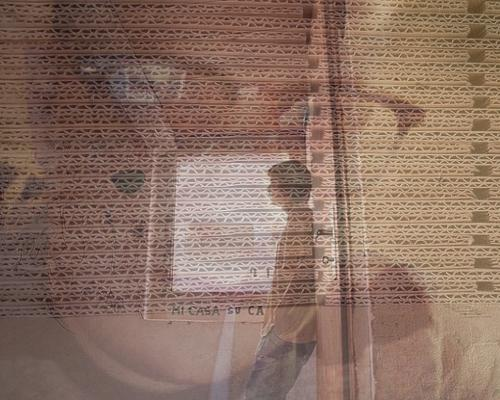
#> input picture base_imagens_ica/2_run/1_saida.jpg, 500 x 400 px, found by its file name
$ jupyter execute 'Exercicio Imagens - 2.ipynb'   (shell and % lines are left out)   (older library calls are emulated)
#> lines starting #> are read from the running program, lines starting #| are printed output that depends on the picture
### ICAfunctions.py
import numpy as np
import matplotlib.pyplot as plt
from numpy.linalg import inv
from scipy.cluster.vq import whiten
import pandas as pd
from pandas.plotting import scatter_matrix
from scipy.stats import entropy, chi2_contingency, shapiro
from sklearn.decomposition import PCA
import time

def g(y):
    #return np.multiply(np.power(y,2),np.sign(y))
    return np.tanh(0.5*y)

def f(y):
    return np.multiply(np.power(y,2),np.sign(y))
    #return np.power(y,3)

def NPCA_RLS(mixtures, beta = 0.996, decay = False, decayRate = 0.01, runs = 1):
    start_time = time.time()

    P = np.identity(mixtures.shape[0])
    W = np.identity(mixtures.shape[0])
    #dW = W
    y = np.zeros(mixtures.shape)

    #whitenedMixtures = mixtures
    #whitenedMixtures = whiten(mixtures.T).T
    pca = PCA(whiten=True)
    whitenedMixtures = pca.fit_transform(mixtures.T).T

    for j in np.arange(runs):
        for i in np.arange(whitenedMixtures.shape[1]):
            if decay:
                beta = 2 - 1/(1-np.exp(-i-4))
            else:
                beta = beta
            y[:,i] = np.dot(W, whitenedMixtures[:,i])
            z = g(y[:,i])
            h = np.dot(P,z)
            m = h/(beta + np.dot(z.T, h))

            Triangle = P - np.outer(m, h.T)
            #lowerIndices = np.tril_indices(whitenedMixtures.shape[0])
            #Triangle[lowerIndices] = Triangle.T[lowerIndices]

            P = (1/beta) * Triangle
            e =  whitenedMixtures[:,i] - np.dot(W.T,z)

            dW = np.outer(m, e.T)

            W = W + dW
            if (np.isnan(W).any() == True):
                print('Lost convergence at iterator %d'%i)
                return y, W
            elif np.all(np.absolute(W) < 1e-6):
                print('Found convergence at iterator %d on run %d'%(i,j))
                return y, W
    print('Execution time: %s seconds'%(time.time()-start_time))
    return y, W
    #return np.dot(W, mixtures), W

# [32 lines left out: function cichocki_Feedforward, not called in this run]
    #return np.dot(W, mixtures), W


def cichocki_Feedback(mixtures, learningRate = 1e-2, runs = 1, decay = True, decayRate  = 0.005):
    # Feedback
    start_time = time.time()

    I = np.identity(mixtures.shape[0])
    W = np.zeros((mixtures.shape[0], mixtures.shape[0]))
    y = np.zeros(mixtures.shape)
    dW = np.ones(W.shape) - I

    #whitenedMixtures = whiten(mixtures)
    pca = PCA(whiten=True)
    whitenedMixtures = pca.fit_transform(mixtures.T).T

    for j in np.arange(runs):
        for i in np.arange(mixtures.shape[1]):
            if decay:
                learning_rate = np.exp(-decayRate*(i+j))*learningRate
            else:
                learning_rate = learningRate

            y[:,i] = np.dot(inv(I+W), whitenedMixtures[:,i])

            dW = np.dot((I+W),I-np.outer(f(y[:,i]),g(y[:,i]).T))
            W = W - learning_rate*dW

            if (np.isnan(W).any() == True):
                print('Lost convergence at iterator %d'%i)
                return y, inv(I+W)
            elif np.all(np.absolute(W) < 1e-12):
                print('Found convergence at iterator %d on run %d'%(i,j))
                return y, inv(I+W)
    print('Execution time: %s seconds'%(time.time()-start_time))

    return y, inv(I+W)

### Exercicio Imagens - 2.ipynb
# Exercício 2 de Análise de Componentes Independentes em imagens

[cell 1]
import numpy as np
import matplotlib.pyplot as plt
from numpy.linalg import inv
from scipy.cluster.vq import whiten
import pandas as pd
from pandas.plotting import scatter_matrix
from scipy.stats import entropy, chi2_contingency, shapiro
from scipy.misc import imread

from evaluation import calculateNegentropy, kde_entropy, KLdivergence, resultsTable, plot_MutualInformation
from ICAfunctions import cichocki_Feedback, cichocki_Feedforward, NPCA_RLS

#Notes:
#SHAPIRO: The algorithm used is described in [R634] but censoring parameters as
#        described are not implemented. For N > 5000 the W test statistic is
#        accurate but the p-value may not be.

[cell 2]
def rebuildPicture(x, original_shape):
    rebuilt = np.zeros(original_shape, np.float64)
    rebuilt[:, :, 0] = np.reshape(x[:, 0], (original_shape[0], original_shape[1]))
    rebuilt[:, :, 1] = np.reshape(x[:, 1], (original_shape[0], original_shape[1]))
    rebuilt[:, :, 2] = np.reshape(x[:, 2], (original_shape[0], original_shape[1]))

    return rebuilt

def image_histogram_equalization(image, number_bins=256):
    # from http://www.janeriksolem.net/2009/06/histogram-equalization-with-python-and.html

    # get image histogram
    image_histogram, bins = np.histogram(image.flatten(), number_bins, normed=True)
    cdf = image_histogram.cumsum() # cumulative distribution function
    cdf = 255 * cdf / cdf[-1] # normalize

    # use linear interpolation of cdf to find new pixel values
    image_equalized = np.interp(image.flatten(), bins[:-1], cdf)

    return image_equalized.reshape(image.shape)


def rgb_ICA(ICA_method, mixturesRGB, learningRate):
    #y = np.zeros(mixturesRGB.shape)

    print(mixturesRGB[0].shape)

    [y_r, Wr] = ICA_method(mixturesRGB[:, :, 0], learningRate)
    [y_g, Wg] = ICA_method(mixturesRGB[:, :, 1], learningRate)
    [y_b, Wb] = ICA_method(mixturesRGB[:, :, 2], learningRate)

    y = np.dstack((y_r, y_g, y_b))

    plt.imshow(np.reshape(y[0,:,0], (400, 500)))
    plt.show()

    W = [Wr, Wg, Wb]
    #W = Wr

    return y, W


def read_rgb_image(folderPath, n_images = 2, n_channels = 3):
#> called with folderPath = 'base_imagens_ica\\2_run', n_images = 3, n_channels = 3
    X1 = imread(folderPath + '\\1_saida.jpg', flatten = False)
#> X1 is the input picture: shape (400, 500, 3); mean R, G, B 139.2, 111.9, 98.6
    X2 = imread(folderPath + '\\2_saida.jpg', flatten = False)
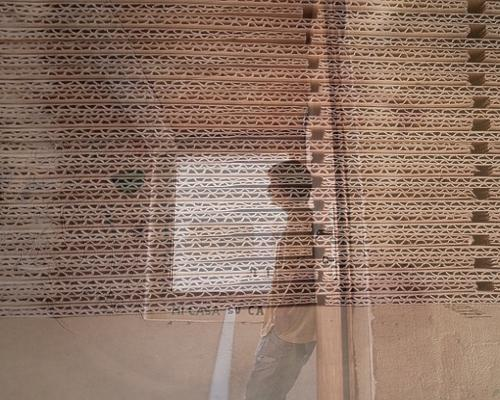
#> input picture base_imagens_ica/2_run/2_saida.jpg, 500 x 400 px, found by its file name
#> X2 is the input picture: shape (400, 500, 3); mean R, G, B 141.8, 115.5, 100.9
    X3 = imread(folderPath + '\\3_saida.jpg', flatten = False)
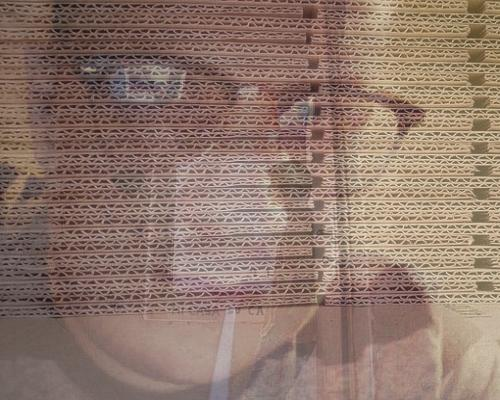
#> input picture base_imagens_ica/2_run/3_saida.jpg, 500 x 400 px, found by its file name
#> X3 is the input picture: shape (400, 500, 3); mean R, G, B 143.8, 119.8, 108.2


    mixtures = np.zeros((n_images, X1.shape[0]*X1.shape[1], n_channels), np.float64)

    mixtures[0, :, 0] = X1[:,:,0].flatten()
    mixtures[0, :, 1] = X1[:,:,1].flatten()
    mixtures[0, :, 2] = X1[:,:,2].flatten()

    mixtures[1, :, 0] = X2[:,:,0].flatten()
    mixtures[1, :, 1] = X2[:,:,1].flatten()
    mixtures[1, :, 2] = X2[:,:,2].flatten()

    mixtures[2, :, 0] = X2[:,:,0].flatten()
    mixtures[2, :, 1] = X2[:,:,1].flatten()
    mixtures[2, :, 2] = X2[:,:,2].flatten()

    original_shape = X1.shape
#> original_shape = (400, 500, 3)

    return mixtures, original_shape

[cell 3]
learning_rate = 1e-6
n_images = 3

[cell 4]
folderPath = 'base_imagens_ica\\2_run'
mixtures, original_shape = read_rgb_image(folderPath, n_images)
#> original_shape = (400, 500, 3)
print(mixtures.shape)
#| (3, 200000, 3)
print(original_shape)
#| (400, 500, 3)

[cell 5]
picture1 = rebuildPicture(mixtures[0], original_shape)
#> in rebuildPicture, `rebuilt[:, :, 0] = np.reshape(x[:, 0], (original_shape[0], original_sh..`:
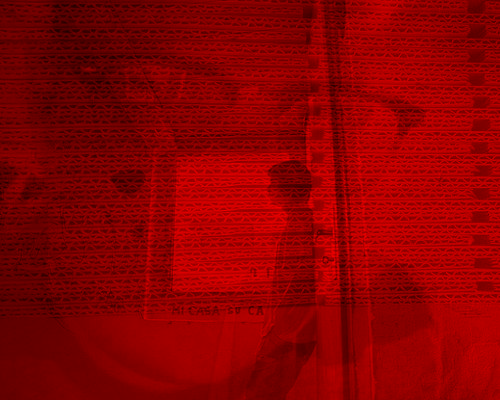
#> rebuilt: shape (400, 500, 3) float64; mean of channels 0, 1, 2 139.2, 0, 0; drawn as R, G, B
#> in rebuildPicture, `rebuilt[:, :, 1] = np.reshape(x[:, 1], (original_shape[0], original_sh..`:
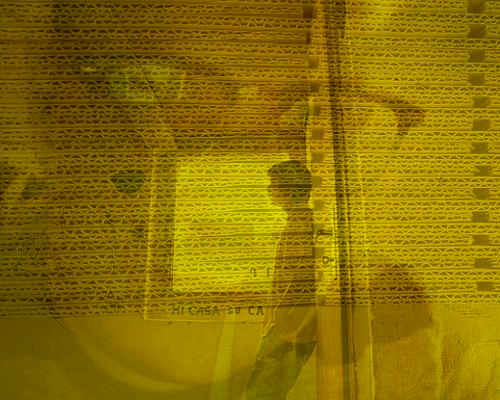
#> rebuilt: shape (400, 500, 3) float64; mean of channels 0, 1, 2 139.2, 111.9, 0; drawn as R, G, B
picture2 = rebuildPicture(mixtures[1], original_shape)
#> call 2 of rebuildPicture, with x = array of shape (200000, 3), original_shape = (400, 500, 3)
#> in rebuildPicture (call 2), `rebuilt[:, :, 0] = np.reshape(x[:, 0], (original_shape[0], original_sh..`:
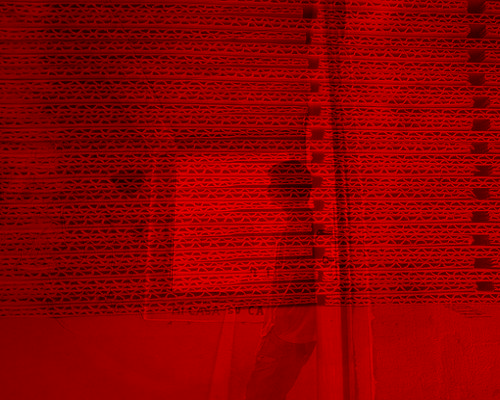
#> rebuilt: shape (400, 500, 3) float64; mean of channels 0, 1, 2 141.8, 0, 0; drawn as R, G, B
#> in rebuildPicture (call 2), `rebuilt[:, :, 1] = np.reshape(x[:, 1], (original_shape[0], original_sh..`:
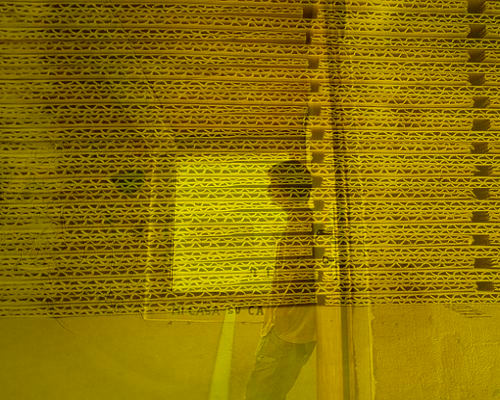
#> rebuilt: shape (400, 500, 3) float64; mean of channels 0, 1, 2 141.8, 115.5, 0; drawn as R, G, B
picture3 = rebuildPicture(mixtures[2], original_shape)

fig, axes = plt.subplots(1,3, dpi = 128+64)
axes[0].imshow(-picture1)
axes[1].imshow(-picture2)
axes[2].imshow(-picture3)

axes[0].axis('off')
axes[1].axis('off')
axes[2].axis('off')

fig.tight_layout()
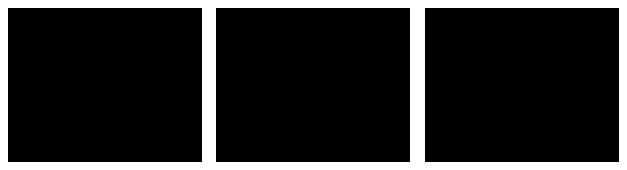
#> figure drawn by matplotlib, 3 panels

## NPCA-RLS Algorithm

[cell 6]
[yNPCA, WNPCA] = rgb_ICA(NPCA_RLS, mixtures, (1/1+1e-30))
#| (200000, 3)
#> in rgb_ICA, `plt.show()`:
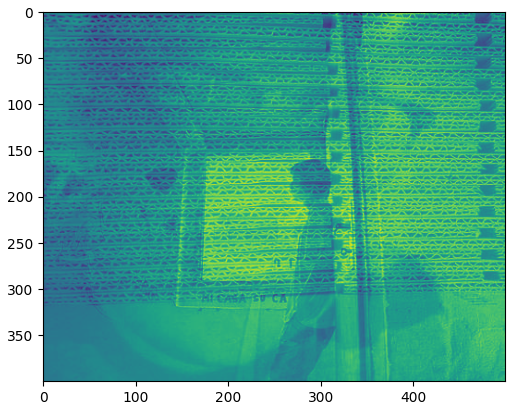
#> figure drawn by matplotlib, 1 panel

[cell 7]
fig, axes = plt.subplots(1,3, dpi = 128+64)
#fig.subplots_adjust(left=0.125, bottom=0.1, right=0.9, top=None, wspace=0.001, hspace=0.001)

axes[0].imshow(np.reshape(yNPCA[0,:,1], (400,500)), cmap = 'gray')
axes[1].imshow(np.reshape(yNPCA[1,:,1], (400,500)), cmap = 'gray')
axes[2].imshow(np.reshape(-yNPCA[2,:,1], (400,500)), cmap = 'gray')

axes[0].axis('off')
axes[1].axis('off')
axes[2].axis('off')

fig.tight_layout()
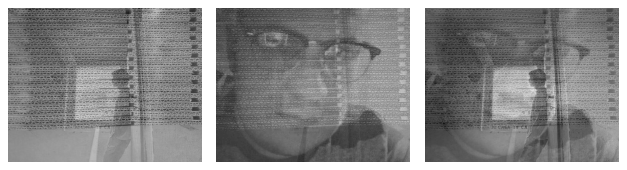
#> figure drawn by matplotlib, 3 panels

## Cichocki-Unbehauen Algorithm Feedback Network

[cell 8]
[yFeedback, WFeedback] = rgb_ICA(cichocki_Feedback, mixtures, 1e-5)
#| (200000, 3)
